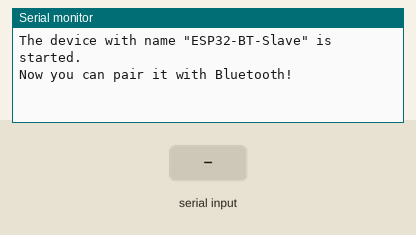
Recording of a sketch running on a simulated ESP32. Shown: the last lines printed to the serial monitor. The inputs (shaded band) are chosen by the test bench. Nothing arrives over Bluetooth unless stated.

Above: at 1.2 s.
1.3 s: "1" received over the second serial link
At 2.5 s:
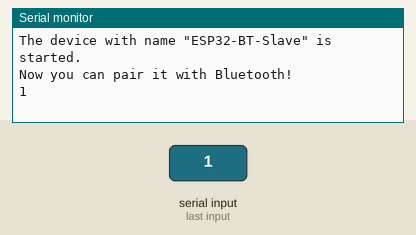
2.8 s: "0" received over the second serial link
At 3.7 s:
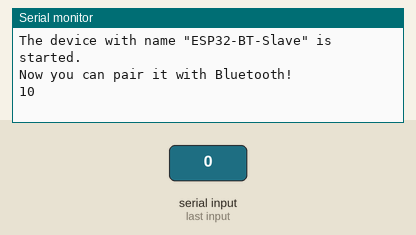

Measured:
- after the input at 1.3 s, the serial monitor: prints a new line at once (image 1)
- after the input at 2.8 s, the serial monitor: prints a new line at once (image 2)

The sketch:

conctar_blutho_con_esp32_incluido_libreria.ino
```cpp
#include "soc/soc.h"
#include "soc/rtc_cntl_reg.h"


#include "BluetoothSerial.h"

//#define USE_PIN // Uncomment this to use PIN during pairing. The pin is specified on the line below
const char *pin = "1234"; // Change this to more secure PIN.

String device_name = "ESP32-BT-Slave";

#if !defined(CONFIG_BT_ENABLED) || !defined(CONFIG_BLUEDROID_ENABLED)
#error Bluetooth is not enabled! Please run `make menuconfig` to and enable it
#endif

#if !defined(CONFIG_BT_SPP_ENABLED)
#error Serial Bluetooth not available or not enabled. It is only available for the ESP32 chip.
#endif

BluetoothSerial SerialBT;

void setup() {
  WRITE_PERI_REG(RTC_CNTL_BROWN_OUT_REG, 0); //deshabilitar el detector de caída de tensión

  Serial.begin(115200);
  SerialBT.begin(device_name); //Bluetooth device name
  Serial.printf("The device with name \"%s\" is started.\nNow you can pair it with Bluetooth!\n", device_name.c_str());
  //Serial.printf("The device with name \"%s\" and MAC address %s is started.\nNow you can pair it with Bluetooth!\n", device_name.c_str(), SerialBT.getMacString()); // Use this after the MAC method is implemented
  #ifdef USE_PIN
    SerialBT.setPin(pin);
    Serial.println("Using PIN");
  #endif
}

void loop() {
  if (Serial.available()) {
    SerialBT.write(Serial.read());
  }
  if (SerialBT.available()) {
    Serial.write(SerialBT.read());
  }
  delay(20);
}
```
